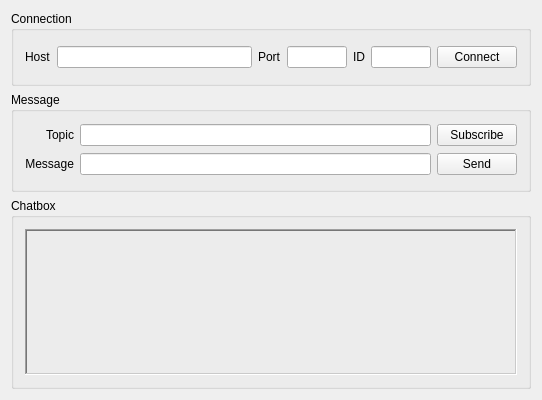
<?xml version="1.0" encoding="UTF-8"?>
<ui version="4.0">
 <class>MainWindow</class>
 <widget class="QMainWindow" name="MainWindow">
  <property name="geometry">
   <rect>
    <x>0</x>
    <y>0</y>
    <width>542</width>
    <height>400</height>
   </rect>
  </property>
  <property name="windowTitle">
   <string>QtMosquitto</string>
  </property>
  <widget class="QWidget" name="centralWidget">
   <layout class="QVBoxLayout" name="verticalLayout">
    <item>
     <widget class="QGroupBox" name="groupBox">
      <property name="maximumSize">
       <size>
        <width>16777215</width>
        <height>75</height>
       </size>
      </property>
      <property name="title">
       <string>Connection</string>
      </property>
      <layout class="QHBoxLayout" name="horizontalLayout">
       <item>
        <widget class="QLabel" name="labelIP">
         <property name="text">
          <string>Host</string>
         </property>
        </widget>
       </item>
       <item>
        <widget class="QLineEdit" name="lineIP">
         <property name="maximumSize">
          <size>
           <width>16777215</width>
           <height>16777215</height>
          </size>
         </property>
        </widget>
       </item>
       <item>
        <widget class="QLabel" name="labelPort">
         <property name="text">
          <string>Port</string>
         </property>
        </widget>
       </item>
       <item>
        <widget class="QLineEdit" name="linePort">
         <property name="maximumSize">
          <size>
           <width>60</width>
           <height>16777215</height>
          </size>
         </property>
        </widget>
       </item>
       <item>
        <widget class="QLabel" name="label_3">
         <property name="text">
          <string>ID</string>
         </property>
        </widget>
       </item>
       <item>
        <widget class="QLineEdit" name="lineID">
         <property name="maximumSize">
          <size>
           <width>60</width>
           <height>16777215</height>
          </size>
         </property>
        </widget>
       </item>
       <item>
        <widget class="QPushButton" name="connect">
         <property name="text">
          <string>Connect</string>
         </property>
        </widget>
       </item>
      </layout>
     </widget>
    </item>
    <item>
     <widget class="QGroupBox" name="groupBox_2">
      <property name="maximumSize">
       <size>
        <width>16777215</width>
        <height>100</height>
       </size>
      </property>
      <property name="title">
       <string>Message</string>
      </property>
      <layout class="QGridLayout" name="gridLayout">
       <item row="0" column="1">
        <widget class="QLineEdit" name="topic">
         <property name="maximumSize">
          <size>
           <width>16777215</width>
           <height>16777215</height>
          </size>
         </property>
        </widget>
       </item>
       <item row="0" column="2">
        <widget class="QPushButton" name="subscribe">
         <property name="text">
          <string>Subscribe</string>
         </property>
        </widget>
       </item>
       <item row="0" column="0">
        <widget class="QLabel" name="label">
         <property name="text">
          <string>Topic</string>
         </property>
         <property name="alignment">
          <set>Qt::AlignRight|Qt::AlignTrailing|Qt::AlignVCenter</set>
         </property>
        </widget>
       </item>
       <item row="1" column="0">
        <widget class="QLabel" name="label_2">
         <property name="text">
          <string>Message</string>
         </property>
         <property name="alignment">
          <set>Qt::AlignRight|Qt::AlignTrailing|Qt::AlignVCenter</set>
         </property>
        </widget>
       </item>
       <item row="1" column="1">
        <widget class="QLineEdit" name="message"/>
       </item>
       <item row="1" column="2">
        <widget class="QPushButton" name="send">
         <property name="text">
          <string>Send</string>
         </property>
         <property name="checkable">
          <bool>false</bool>
         </property>
         <property name="flat">
          <bool>false</bool>
         </property>
        </widget>
       </item>
      </layout>
     </widget>
    </item>
    <item>
     <widget class="QGroupBox" name="groupBox_3">
      <property name="title">
       <string>Chatbox</string>
      </property>
      <layout class="QHBoxLayout" name="horizontalLayout_3">
       <item>
        <widget class="QLabel" name="text">
         <property name="frameShape">
          <enum>QFrame::WinPanel</enum>
         </property>
         <property name="frameShadow">
          <enum>QFrame::Sunken</enum>
         </property>
         <property name="lineWidth">
          <number>2</number>
         </property>
         <property name="text">
          <string notr="true"/>
         </property>
         <property name="alignment">
          <set>Qt::AlignLeading|Qt::AlignLeft|Qt::AlignTop</set>
         </property>
        </widget>
       </item>
      </layout>
     </widget>
    </item>
   </layout>
  </widget>
 </widget>
 <layoutdefault spacing="6" margin="11"/>
 <resources/>
 <connections/>
</ui>
